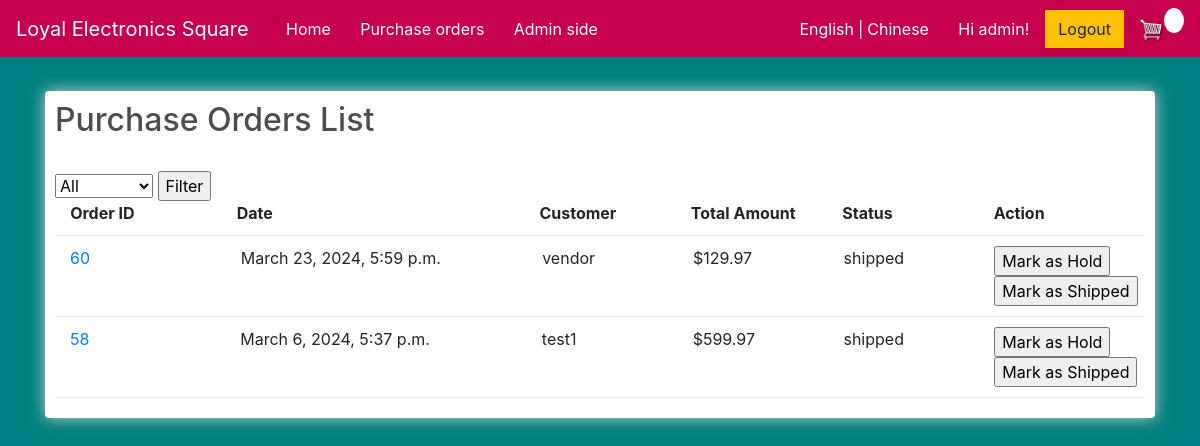
Before: /order_list/ (signed in) with the older database file.
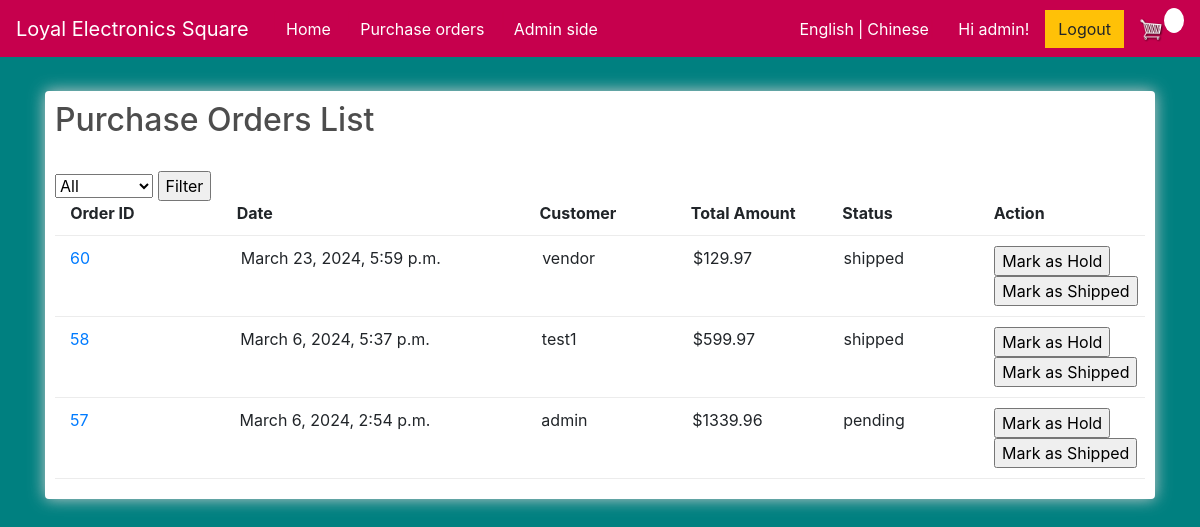
After: the same page with the newer database file.
### store/models.py (models this page shows, shortened)
class Order(models.Model):
    STATUS_CHOICES = [
        ('pending', _('Pending')),
        ('shipped', _('Shipped')),
        ('cancelled', _('Cancelled')),
        ('hold', _('Hold')),]
    customer = models.ForeignKey(Customer, on_delete=models.SET_NULL, null=True, blank=True, verbose_name=_('customer'))
    date_ordered = models.DateTimeField(default=timezone.now, verbose_name=_('date_ordered'))
    complete = models.BooleanField(default=False, null=True, blank=False)
    total_amount = models.DecimalField(max_digits=100, decimal_places=2, null=True, verbose_name=_('total_amount'))
    status = models.CharField(max_length=10, choices=STATUS_CHOICES, default='pending', verbose_name=_('status'))
    shipment_date = models.DateTimeField(null=True, blank=True, verbose_name=_('shipment_date'))
    cancel_date = models.DateTimeField(null=True, blank=True, verbose_name=_('cancel_date'))
    @property
    def get_cart_items(self):
        orderitems = self.orderitem_set.all()
        total = sum([item.quantity for item in orderitems])
        return total
    def total_amount(self):
        orderitems = self.orderitem_set.all()
        total = sum([item.get_total for item in orderitems])
        return total

class Customer(models.Model):
    user = models.OneToOneField(User, on_delete=models.CASCADE, related_name = 'customer', null=True, blank=True, verbose_name=_('user'))
    full_name = models.CharField(max_length=200, null=True, verbose_name=_('full_name'))
    email = models.CharField(max_length=200, null=True, verbose_name=_('email'))
    password = models.CharField(max_length=200, null=True, verbose_name=_('password'))
    shipping_address = models.CharField(max_length=200, null=True, verbose_name=_('shipping_address'))
    def __str__(self):
        return str(self.full_name)

class OrderItem(models.Model):
    product = models.ForeignKey(Product, on_delete=models.SET_NULL, null=True, verbose_name=_('product'))
    order = models.ForeignKey(Order, on_delete=models.SET_NULL, null=True, verbose_name=_('order'))
    quantity = models.IntegerField(default=0, null=True, blank=True, verbose_name=_('quantity'))
    date_added = models.DateTimeField(auto_now_add=True, verbose_name=_('date_added'))
    unit_price = models.DecimalField(max_digits=10, decimal_places=2, null=True, verbose_name=_('unit_price'))
    subtotal = models.DecimalField(max_digits=10, decimal_places=2, null=True, verbose_name=_('subtotal'))
    @property
    def get_total(self):
        total = self.product.price * self.quantity
        return total

class Product(models.Model):
    name = models.CharField(max_length=200, null=True, verbose_name=_('name'))
    price = models.DecimalField(max_digits=10, decimal_places=2, verbose_name=_('price'))
    brand = models.CharField(max_length=16, null=True, verbose_name=_('brand'))
    connectivity_technology = models.CharField(max_length=32, null=True, verbose_name=_('connectivity_technology'))
    digital = models.BooleanField(default=False, null=True, blank=False)
    cover_image = models.ImageField(null=True, blank=True)
    description = models.TextField(null=True, verbose_name=_('description'))
    is_active = models.BooleanField(default=True, verbose_name=_('is_active'))
    best_sale = models.BooleanField(default=False, verbose_name=_('best_sale'))

### store/views.py (the view)
# urls.py: path('order_list/', views.order_list, name="order_list"),
@login_required
def order_list(request):
     if request.user.is_authenticated:
          customer = request.user.customer
          order, created = Order.objects.get_or_create(customer=customer, complete=False)
          items = order.orderitem_set.all()
          cartItems = order.get_cart_items
     else:
          items = []
          order = {'get_cart_total':0, 'get_cart_items':0, 'shipping':False}
          cartItems = order['get_cart_items']
     status = request.GET.get('status')
     if request.user.is_staff:
          if status:
               orders = Order.objects.filter(complete=True,status=status).order_by('-date_ordered')
          else:
               orders = Order.objects.filter(complete=True).order_by('-date_ordered')
     else:
          if status:
               orders = Order.objects.filter(customer = request.user.customer,  complete=True, status=status).order_by('-date_ordered')
          else:
               orders = Order.objects.filter(customer = request.user.customer,  complete=True).order_by('-date_ordered')
     return render(request, 'store/order_list.html', {'orders': orders})

### store/templates/store/order_list.html (shortened to what this page needs)
{% extends 'store/main.html' %}
{% load static %}
{% load i18n %}
{% block content %}
     <div class="row">
		<div class="col-lg-12">
			<div class="box-element">
				<h2>{% trans 'Purchase Orders List' %}</h2>
				<br>
				<form method="get">
					<select name="status">
						<option value="">{% trans 'All' %}</option>
					</select>
					<input type="submit" value="{% trans 'Filter' %}">
				</form>
				<div class="cart-row">
					<div style="flex:0.1"><strong></strong></div>
					<div style="flex:1.1"><strong>{% trans 'Order ID' %}</strong></div>
					<div style="flex:2"><strong>{% trans 'Date' %}</strong></div>
					<div style="flex:1"><strong>{% trans 'Customer' %}</strong></div>
					<div style="flex:1"><strong>{% trans 'Total Amount' %}</strong></div>
					<div style="flex:1"><strong>{% trans 'Status' %}</strong></div>
					<div style="flex:1"><strong>{% trans 'Action' %}</strong></div>
				</div>
				{% for order in orders %}
				<div class="cart-row">
					<div style="flex:0.1"></div>
					<a href="{% url 'order_detail' order.id %}">
					<div style="flex:2">{{order.id}}</div></a>
					<div style="flex:1"></div>
					<div style="flex:2">{{order.date_ordered}}</div>
					<div style="flex:1">{{order.customer}}</div>
					<div style="flex:1">${{order.total_amount}}</div>
					<div style="flex:1">{{order.status}}</div>
					<div style="flex:1">
					{% if request.user.is_staff %}
					<form action="{% url 'order_hold' order.id %}" method="post" onsubmit="disableButton()">
						<input type="submit" id="shipButton" value="{% trans 'Mark as Hold' %}">
					</form>
					<form action="{% url 'order_ship' order.id %}" method="post" onsubmit="disableButton()">
						<input type="submit" id="shipButton" value="{% trans 'Mark as Shipped' %}">
					</form>
					{% else %}
						<form action="{% url 'order_cancel' order.id %}" method="post">
							{% csrf_token %}
							<input type="submit" value="{% trans 'Cancel Order' %}">
						</form>
					{% endif %}
					</div>
				</div>
				{% endfor %}
		</div>
	</div>
{% endblock content %}

Changed rows visible on the page:
now on this page (row edited): Order: id "57", date_ordered "March 6, 2024, 2:54 p.m.", customer "admin", total_amount "1339.96", status "pending"
